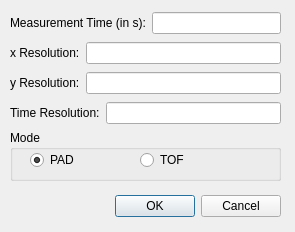
<?xml version="1.0" encoding="UTF-8"?>
<ui version="4.0">
 <class>ServerConfigDlg</class>
 <widget class="QDialog" name="ServerConfigDlg">
  <property name="geometry">
   <rect>
    <x>0</x>
    <y>0</y>
    <width>295</width>
    <height>232</height>
   </rect>
  </property>
  <property name="windowTitle">
   <string>Configure</string>
  </property>
  <widget class="QDialogButtonBox" name="buttonBox">
   <property name="geometry">
    <rect>
     <x>80</x>
     <y>190</y>
     <width>201</width>
     <height>32</height>
    </rect>
   </property>
   <property name="orientation">
    <enum>Qt::Horizontal</enum>
   </property>
   <property name="standardButtons">
    <set>QDialogButtonBox::Cancel|QDialogButtonBox::Ok</set>
   </property>
  </widget>
  <widget class="QWidget" name="layoutWidget">
   <property name="geometry">
    <rect>
     <x>10</x>
     <y>10</y>
     <width>271</width>
     <height>26</height>
    </rect>
   </property>
   <layout class="QHBoxLayout" name="horizontalLayout">
    <item>
     <widget class="QLabel" name="label">
      <property name="text">
       <string>Measurement Time (in s):</string>
      </property>
     </widget>
    </item>
    <item>
     <widget class="QLineEdit" name="editMeasTime"/>
    </item>
   </layout>
  </widget>
  <widget class="QWidget" name="layoutWidget_2">
   <property name="geometry">
    <rect>
     <x>10</x>
     <y>40</y>
     <width>271</width>
     <height>26</height>
    </rect>
   </property>
   <layout class="QHBoxLayout" name="horizontalLayout_2">
    <item>
     <widget class="QLabel" name="label_2">
      <property name="text">
       <string>x Resolution:</string>
      </property>
     </widget>
    </item>
    <item>
     <widget class="QLineEdit" name="editxres"/>
    </item>
   </layout>
  </widget>
  <widget class="QWidget" name="layoutWidget_3">
   <property name="geometry">
    <rect>
     <x>10</x>
     <y>70</y>
     <width>271</width>
     <height>26</height>
    </rect>
   </property>
   <layout class="QHBoxLayout" name="horizontalLayout_3">
    <item>
     <widget class="QLabel" name="label_3">
      <property name="text">
       <string>y Resolution:</string>
      </property>
     </widget>
    </item>
    <item>
     <widget class="QLineEdit" name="edityres"/>
    </item>
   </layout>
  </widget>
  <widget class="QWidget" name="layoutWidget_4">
   <property name="geometry">
    <rect>
     <x>10</x>
     <y>100</y>
     <width>271</width>
     <height>26</height>
    </rect>
   </property>
   <layout class="QHBoxLayout" name="horizontalLayout_4">
    <item>
     <widget class="QLabel" name="label_4">
      <property name="text">
       <string>Time Resolution:</string>
      </property>
     </widget>
    </item>
    <item>
     <widget class="QLineEdit" name="edittres"/>
    </item>
   </layout>
  </widget>
  <widget class="QGroupBox" name="groupBox">
   <property name="geometry">
    <rect>
     <x>10</x>
     <y>130</y>
     <width>271</width>
     <height>51</height>
    </rect>
   </property>
   <property name="title">
    <string>Mode</string>
   </property>
   <widget class="QRadioButton" name="radioButtonTof">
    <property name="geometry">
     <rect>
      <x>130</x>
      <y>20</y>
      <width>91</width>
      <height>20</height>
     </rect>
    </property>
    <property name="text">
     <string>TOF</string>
    </property>
   </widget>
   <widget class="QRadioButton" name="radioButtonPad">
    <property name="geometry">
     <rect>
      <x>20</x>
      <y>20</y>
      <width>91</width>
      <height>20</height>
     </rect>
    </property>
    <property name="text">
     <string>PAD</string>
    </property>
    <property name="checked">
     <bool>true</bool>
    </property>
   </widget>
  </widget>
 </widget>
 <resources/>
 <connections>
  <connection>
   <sender>buttonBox</sender>
   <signal>accepted()</signal>
   <receiver>ServerConfigDlg</receiver>
   <slot>accept()</slot>
   <hints>
    <hint type="sourcelabel">
     <x>248</x>
     <y>254</y>
    </hint>
    <hint type="destinationlabel">
     <x>157</x>
     <y>274</y>
    </hint>
   </hints>
  </connection>
  <connection>
   <sender>buttonBox</sender>
   <signal>rejected()</signal>
   <receiver>ServerConfigDlg</receiver>
   <slot>reject()</slot>
   <hints>
    <hint type="sourcelabel">
     <x>316</x>
     <y>260</y>
    </hint>
    <hint type="destinationlabel">
     <x>286</x>
     <y>274</y>
    </hint>
   </hints>
  </connection>
 </connections>
</ui>
